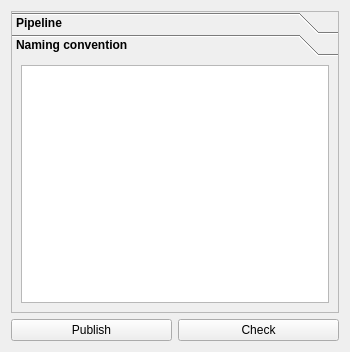
<?xml version="1.0" encoding="UTF-8"?>
<ui version="4.0">
 <class>Widget</class>
 <widget class="QWidget" name="Widget">
  <property name="geometry">
   <rect>
    <x>0</x>
    <y>0</y>
    <width>350</width>
    <height>352</height>
   </rect>
  </property>
  <property name="sizePolicy">
   <sizepolicy hsizetype="MinimumExpanding" vsizetype="MinimumExpanding">
    <horstretch>0</horstretch>
    <verstretch>0</verstretch>
   </sizepolicy>
  </property>
  <property name="minimumSize">
   <size>
    <width>350</width>
    <height>0</height>
   </size>
  </property>
  <property name="windowTitle">
   <string>Widget</string>
  </property>
  <layout class="QVBoxLayout" name="verticalLayout">
   <item>
    <layout class="QHBoxLayout" name="horizontalLayout_01">
     <item>
      <widget class="QToolBox" name="checker_toolBox">
       <property name="font">
        <font>
         <bold>true</bold>
        </font>
       </property>
       <property name="frameShape">
        <enum>QFrame::StyledPanel</enum>
       </property>
       <property name="frameShadow">
        <enum>QFrame::Raised</enum>
       </property>
       <property name="lineWidth">
        <number>0</number>
       </property>
       <property name="currentIndex">
        <number>1</number>
       </property>
       <property name="tabSpacing">
        <number>0</number>
       </property>
       <widget class="QWidget" name="pipeline_page">
        <property name="geometry">
         <rect>
          <x>0</x>
          <y>0</y>
          <width>328</width>
          <height>250</height>
         </rect>
        </property>
        <property name="sizePolicy">
         <sizepolicy hsizetype="Expanding" vsizetype="Minimum">
          <horstretch>0</horstretch>
          <verstretch>0</verstretch>
         </sizepolicy>
        </property>
        <property name="minimumSize">
         <size>
          <width>300</width>
          <height>0</height>
         </size>
        </property>
        <property name="font">
         <font>
          <bold>false</bold>
         </font>
        </property>
        <attribute name="label">
         <string>Pipeline</string>
        </attribute>
        <layout class="QGridLayout" name="gridLayout">
         <item row="0" column="0">
          <widget class="QTableWidget" name="pipeline_table">
           <row>
            <property name="text">
             <string>New Row</string>
            </property>
           </row>
           <column>
            <property name="text">
             <string>New Column</string>
            </property>
           </column>
           <column>
            <property name="text">
             <string>New Column</string>
            </property>
           </column>
           <column>
            <property name="text">
             <string>New Column</string>
            </property>
           </column>
           <item row="0" column="0">
            <property name="text">
             <string>asd</string>
            </property>
           </item>
           <item row="0" column="1">
            <property name="text">
             <string>sa</string>
            </property>
           </item>
          </widget>
         </item>
        </layout>
       </widget>
       <widget class="QWidget" name="naming_page">
        <property name="geometry">
         <rect>
          <x>0</x>
          <y>0</y>
          <width>328</width>
          <height>250</height>
         </rect>
        </property>
        <property name="sizePolicy">
         <sizepolicy hsizetype="Minimum" vsizetype="Minimum">
          <horstretch>0</horstretch>
          <verstretch>0</verstretch>
         </sizepolicy>
        </property>
        <property name="minimumSize">
         <size>
          <width>300</width>
          <height>0</height>
         </size>
        </property>
        <attribute name="label">
         <string>Naming convention</string>
        </attribute>
        <layout class="QGridLayout" name="gridLayout_3">
         <item row="0" column="0">
          <widget class="QTableWidget" name="naming_table"/>
         </item>
        </layout>
       </widget>
      </widget>
     </item>
    </layout>
   </item>
   <item>
    <layout class="QHBoxLayout" name="horizontalLayout_00">
     <item>
      <widget class="QPushButton" name="publish_button">
       <property name="text">
        <string>Publish</string>
       </property>
      </widget>
     </item>
     <item>
      <widget class="QPushButton" name="check_button">
       <property name="text">
        <string>Check</string>
       </property>
      </widget>
     </item>
    </layout>
   </item>
  </layout>
 </widget>
 <resources/>
 <connections/>
</ui>
